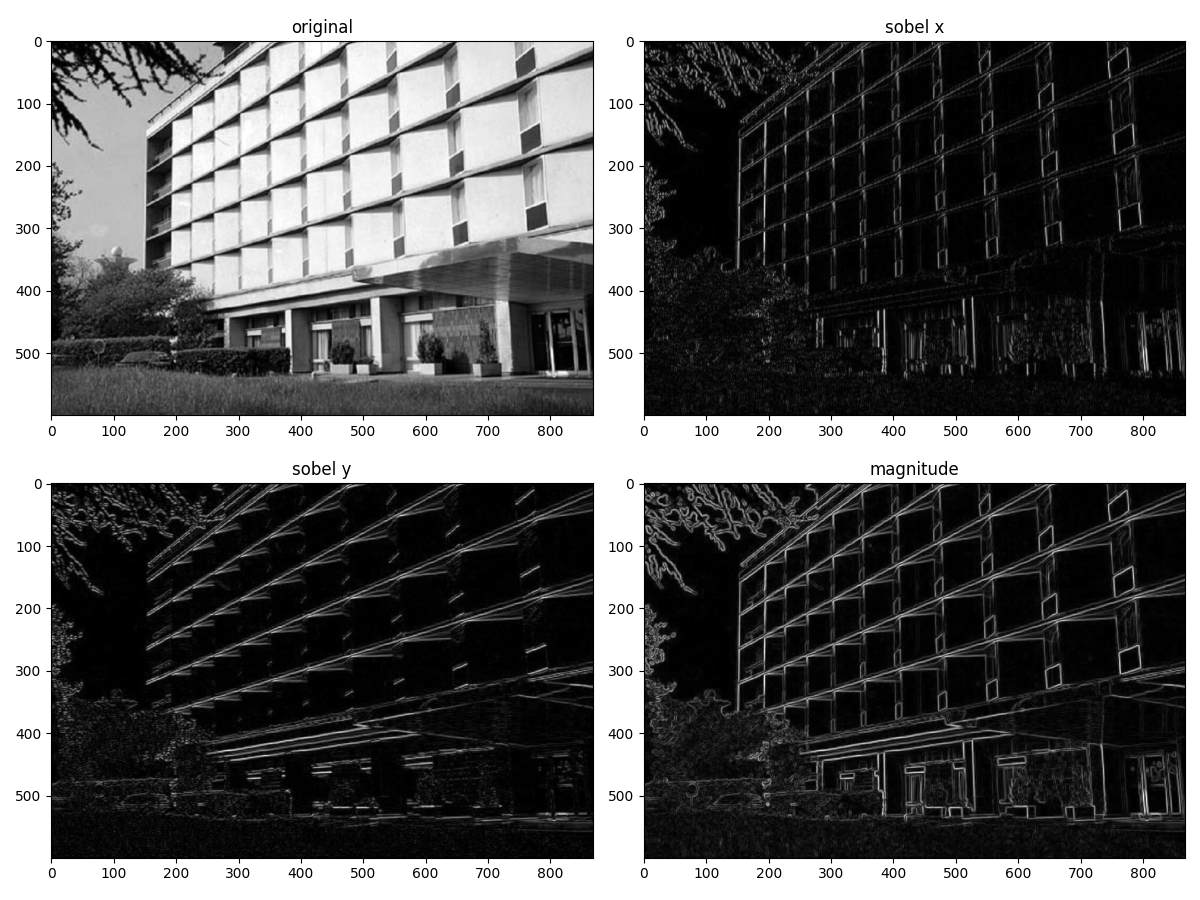

Write Python code to recreate this figure.
import numpy as np
import matplotlib.pyplot as plt


def conv(img, m):
    k = m.shape[0]
    r = k // 2
    h, w = img.shape
    p = np.pad(img, r, mode="edge")
    out = np.zeros((h, w))
    for i in range(k):
        for j in range(k):
            out += m[i, j] * p[i:i + h, j:j + w]
    return out


img = plt.imread("img.jpg").mean(axis=2)
a = np.array([[-1, 0, 1], [-2, 0, 2], [-1, 0, 1]])
b = a.T
x = conv(img, a)
y = conv(img, b)
g = np.hypot(x, y)

figure, axes = plt.subplots(2, 2, figsize=(12, 9))
axes[0][0].imshow(img, cmap="gray")
axes[0][0].set_title("original")
axes[0][1].imshow(np.abs(x), cmap="gray")
axes[0][1].set_title("sobel x")
axes[1][0].imshow(np.abs(y), cmap="gray")
axes[1][0].set_title("sobel y")
axes[1][1].imshow(g, cmap="gray")
axes[1][1].set_title("magnitude")
plt.tight_layout()
plt.savefig("1.png")
plt.show()
